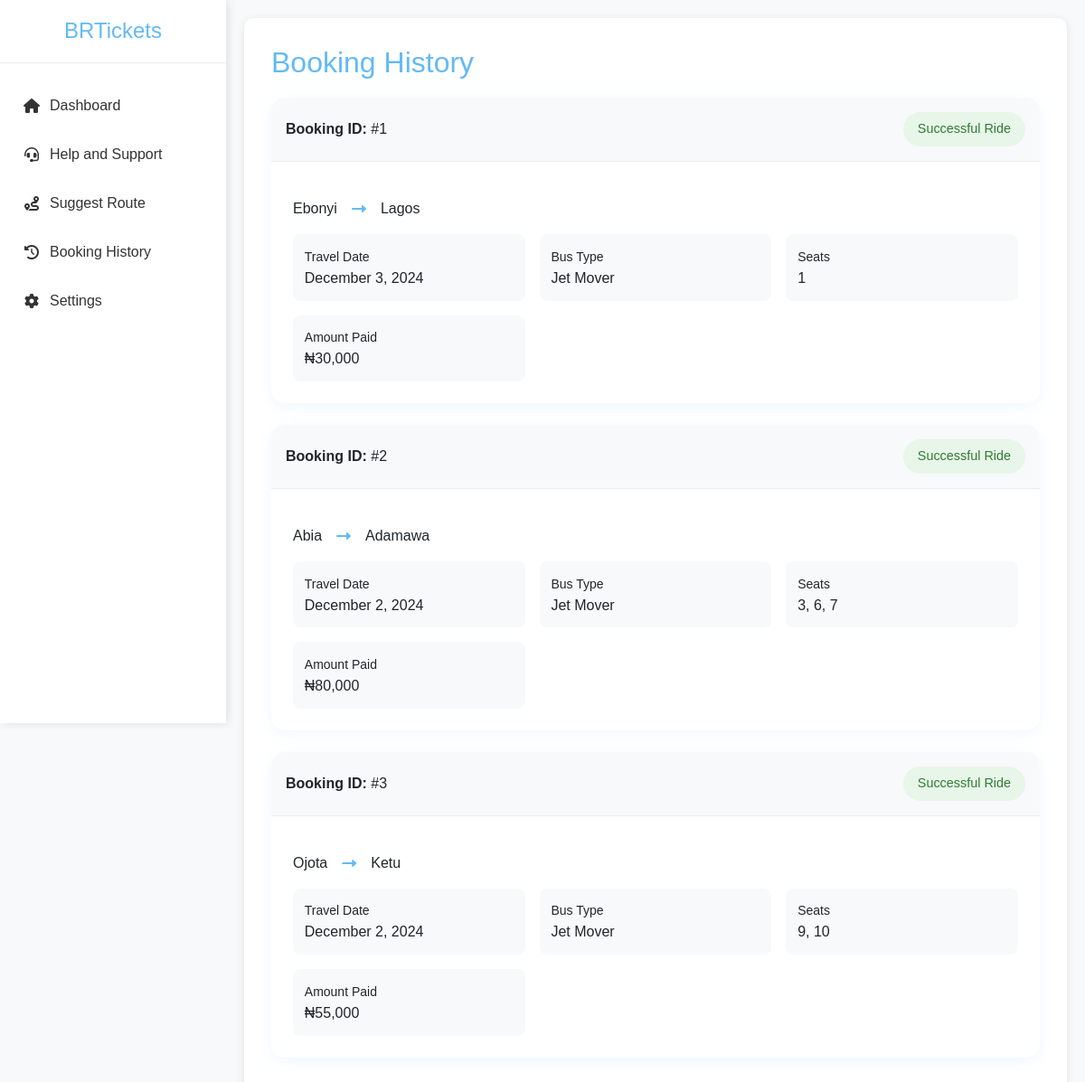
/backend/booking_history.php (signed in), run on the app's committed database.
### tables this page shows
CREATE TABLE IF NOT EXISTS `tickets` (
  `id` int NOT NULL AUTO_INCREMENT,
  `user_id` int DEFAULT NULL,
  `departure_state` varchar(100) DEFAULT NULL,
  `arrival_state` varchar(100) DEFAULT NULL,
  `travel_date` date DEFAULT NULL,
  `bus_type` varchar(50) DEFAULT NULL,
  `seat_numbers` varchar(100) DEFAULT NULL,
  `total_seats` int DEFAULT NULL,
  `luggage` tinyint(1) DEFAULT NULL,
  `total_amount` decimal(10,2) DEFAULT NULL,
  `next_of_kin_name` varchar(100) DEFAULT NULL,
  `next_of_kin_relationship` varchar(50) DEFAULT NULL,
  `next_of_kin_email` varchar(100) DEFAULT NULL,
  `next_of_kin_phone` varchar(20) DEFAULT NULL,
  `next_of_kin_address` text,
  `booking_date` timestamp NULL DEFAULT CURRENT_TIMESTAMP,
  `status` varchar(20) DEFAULT 'pending',
  PRIMARY KEY (`id`),
  KEY `user_id` (`user_id`),
  CONSTRAINT `tickets_ibfk_1` FOREIGN KEY (`user_id`) REFERENCES `users` (`id`)
);

### backend/booking_history.php (the view, shortened to what this page needs)
<?php
require_once 'dbconn.php';
$stmt = $pdo->prepare("
    SELECT * FROM tickets
    WHERE user_id = ?
    ORDER BY travel_date DESC
");
$stmt->execute([$_SESSION['user_id']]);
$tickets = $stmt->fetchAll();
?>
<!DOCTYPE html>
<html lang="en">
<head>
    <link href="https://cdn.jsdelivr.net/npm/bootstrap@5.1.3/dist/css/bootstrap.min.css" rel="stylesheet">
    <link rel="stylesheet" href="https://cdnjs.cloudflare.com/ajax/libs/font-awesome/6.0.0/css/all.min.css">
    <link rel="stylesheet" href="user.css">
</head>
<body>
    <div class="sidebar" id="sidebar">
        <div class="sidebar-header">
            <h4>BRTickets</h4>
        </div>
        <div class="sidebar-menu">
            <a href="user.php" class="menu-item">
                <i class="fas fa-home"></i> Dashboard
            </a>
            <a href="help_support.php" class="menu-item">
                <i class="fas fa-headset"></i> Help and Support
            </a>
            <a href="suggest_route.php" class="menu-item">
                <i class="fas fa-route"></i> Suggest Route
            </a>
            <a href="booking_history.php" class="menu-item active">
                <i class="fas fa-history"></i> Booking History
            </a>
            <a href="settings.php" class="menu-item">
                <i class="fas fa-cog"></i> Settings
            </a>
        </div>
    </div>
    <div class="main-content">
        <div class="content-area">
            <h2>Booking History</h2>
            <?php if (empty($tickets)): ?>
                <div class="alert alert-info">
                    No booking history found. Ready to plan your first trip?
                </div>
            <?php else: ?>
                <?php foreach ($tickets as $ticket):
                    $travelDate = new DateTime($ticket['travel_date']);
                    $today = new DateTime();
                    $interval = $today->diff($travelDate);
                    $daysLeft = $interval->days;
                    $isUpcoming = $travelDate > $today;
                ?>
                    <div class="booking-card">
                        <div class="booking-header d-flex justify-content-between align-items-center">
                            <div>
                                <strong>Booking ID:</strong> #<?php echo $ticket['id']; ?>
                            </div>
                            <?php if ($isUpcoming): ?>
                                <span class="status-badge status-upcoming">
                                    Ride in <?php echo $daysLeft; ?> days
                                </span>
                            <?php else: ?>
                                <span class="status-badge status-completed">
                                    Successful Ride
                                </span>
                            <?php endif; ?>
                        </div>
                        <div class="booking-body">
                            <div class="route-info">
                                <span><?php echo htmlspecialchars($ticket['departure_state']); ?></span>
                                <i class="fas fa-long-arrow-alt-right route-arrow"></i>
                                <span><?php echo htmlspecialchars($ticket['arrival_state']); ?></span>
                            </div>
                            <div class="ticket-details">
                                <div class="detail-item">
                                    <small>Travel Date</small>
                                    <div><?php echo date('F j, Y', strtotime($ticket['travel_date'])); ?></div>
                                </div>
                                <div class="detail-item">
                                    <small>Bus Type</small>
                                    <div><?php echo $ticket['bus_type'] === 'hiance' ? 'Toyota Hiance' : 'Jet Mover'; ?></div>
                                </div>
                                <div class="detail-item">
                                    <small>Seats</small>
                                    <div><?php echo implode(', ', json_decode($ticket['seat_numbers'])); ?></div>
                                </div>
                                <div class="detail-item">
                                    <small>Amount Paid</small>
                                    <div>₦<?php echo number_format($ticket['total_amount']); ?></div>
                                </div>
                            </div>
                        </div>
                    </div>
                <?php endforeach; ?>
            <?php endif; ?>
        </div>
    </div>
</body>
</html>

### backend/user.css (style rules this page uses)
:root { --primary-color: #64BAF3; --secondary-color: #ffffff; --sidebar-width: 250px; }
body { font-family: 'Arial', sans-serif; background-color: #f8f9fa; margin: 0; padding: 0; }
.sidebar { width: var(--sidebar-width); height: 100vh; position: fixed; left: 0; top: 0; background-color: var(--secondary-color); box-shadow: 2px 0 10px rgba(0, 0, 0, 0.1); transition: all 0.3s ease; z-index: 1000; }
.sidebar-header { padding: 20px; border-bottom: 1px solid #eee; text-align: center; }
.sidebar-header h4 { color: var(--primary-color); margin: 0; }
.sidebar-menu { padding: 20px 0; }
.menu-item { padding: 15px 25px; color: #333; display: flex; align-items: center; transition: all 0.3s ease; text-decoration: none; }
.menu-item i { margin-right: 10px; width: 20px; text-align: center; }
.main-content { margin-left: var(--sidebar-width); padding: 20px; transition: all 0.3s ease; }
.content-area { background: white; padding: 30px; border-radius: 10px; box-shadow: 0 2px 10px rgba(0, 0, 0, 0.1); }
.content-area h2 { color: var(--primary-color); margin-bottom: 20px; }

### backend/booking_history.php (style rules this page uses)
.booking-card { background: white; border-radius: 15px; box-shadow: 0 4px 15px rgba(100, 186, 243, 0.1); margin-bottom: 1.5rem; overflow: hidden; }
.booking-header { background: #f8f9fa; padding: 1rem; border-bottom: 1px solid #eee; }
.booking-body { padding: 1.5rem; }
.status-badge { padding: 0.5rem 1rem; border-radius: 20px; font-size: 0.9rem; font-weight: 500; }
.status-completed { background: #e8f5e9; color: #2e7d32; }
.route-info { display: flex; align-items: center; margin: 1rem 0; }
.route-arrow { margin: 0 1rem; color: #64BAF3; }
.ticket-details { display: grid; grid-template-columns: repeat(auto-fit, minmax(200px, 1fr)); gap: 1rem; margin-top: 1rem; }
.detail-item { background: #f8f9fa; padding: 0.8rem; border-radius: 8px; }

### data on the page
tickets: id "1", shows "Successful Ride", departure_state "Ebonyi", arrival_state "Lagos", travel_date "December 3, 2024", bus_type "Jet Mover", seat_numbers "1", total_amount "30,000"
tickets: id "2", shows "Successful Ride", departure_state "Abia", arrival_state "Adamawa", travel_date "December 2, 2024", shows "Jet Mover", seat_numbers "3, 6, 7", total_amount "80,000"
tickets: id "3", shows "Successful Ride", departure_state "Ojota", arrival_state "Ketu", travel_date "December 2, 2024", shows "Jet Mover", seat_numbers "9, 10", total_amount "55,000"
